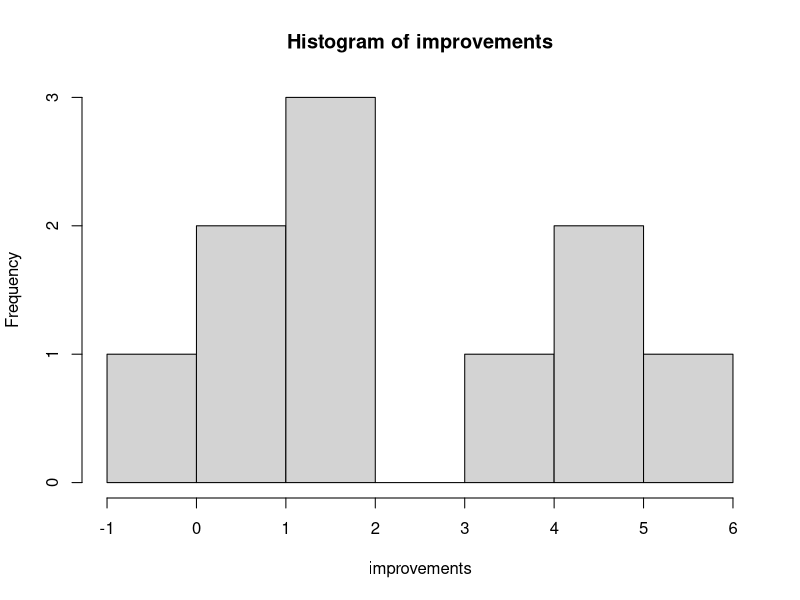
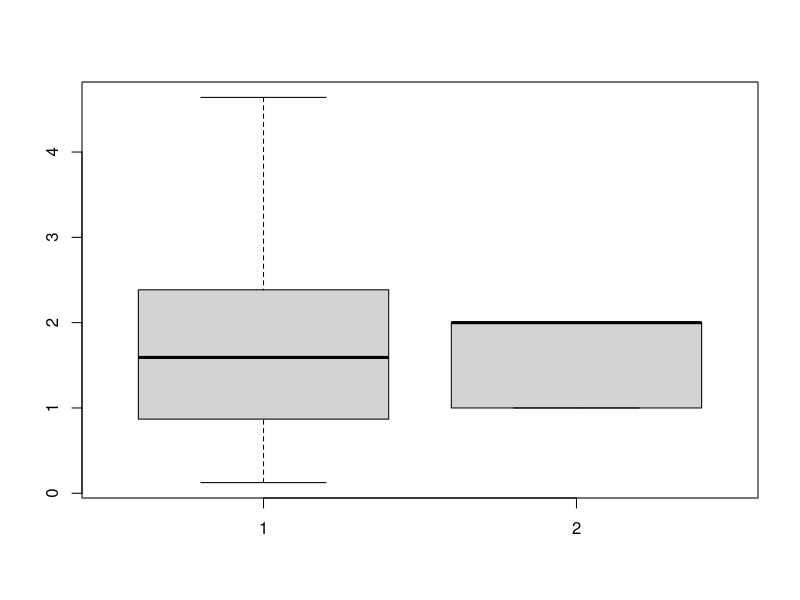

Generate these figures, in order, with R:
#https://richarddmorey.github.io/BayesFactor/
library(BayesFactor)

#One-sample t-test BF alternative
#Based on https://bayesfactor.blogspot.com/2014/02/bayes-factor-t-tests-part-1.html
improvements = with(sleep, extra[group == 2])
hist(improvements)
N = length(improvements)
t = mean(improvements)/sd(improvements) * sqrt(N)
t
deltaHat = t/sqrt(N)
deltaHat

#Shorter is to just calculate the normalized improvement directly
deltaHat <- mean(improvements)/sd(improvements)

dt(t, df = 9, ncp = 1 * sqrt(10))/dt(t, df = 9)

ttestBF(improvements, nullInterval = c(0, Inf))

#Two-sample t-test BF alternative
#Based on: https://bayesfactor.blogspot.com/2014/02/bayes-factor-t-tests-part-2-two-sample.html
randDotStereo <- read.csv("randomFusion.csv", header = TRUE, sep = ";")
boxplot(randDotStereo$logFuseTime,randDotStereo$condition)

#regular t-test
classical.test = t.test(logFuseTime ~ condition, data = randDotStereo, var.eq = TRUE)
classical.test

#two-sided BF test
bf = ttestBF(formula = logFuseTime ~ condition, data = randDotStereo)
bf

#one-sided BF test
bf.signed = ttestBF(formula = logFuseTime ~ condition, data = randDotStereo, 
                    nullInterval = c(-Inf, 0))
bf.signed

bf.pos.vs.neg = bf.signed[1]/bf.signed[2]
bf.pos.vs.neg

bf.negl = ttestBF(formula = logFuseTime ~ condition, data = randDotStereo, nullInterval = c(0, 
                                                                                            0.2))
bf.negl
bf.nonnegl = ttestBF(formula = logFuseTime ~ condition, data = randDotStereo, 
                     nullInterval = c(0.2, Inf))
bf.nonnegl
bf.nonnegl[2]/bf.negl[2]
